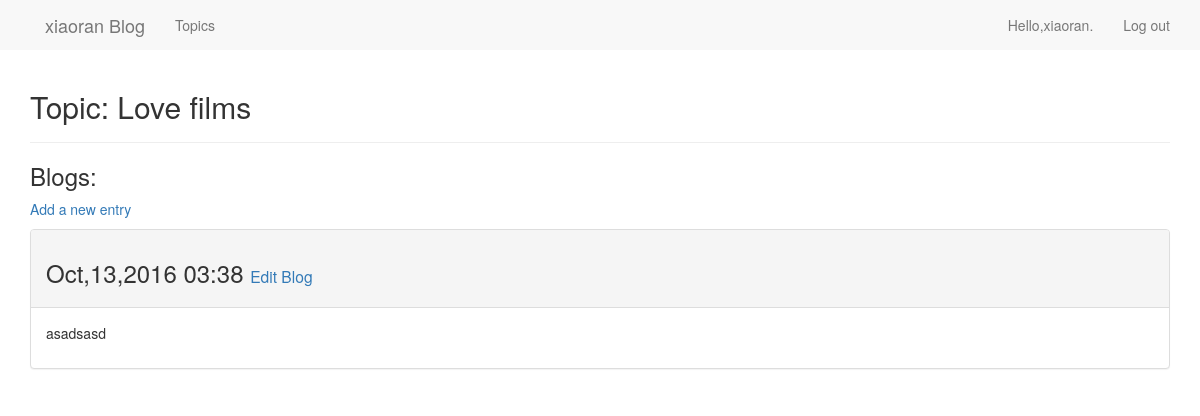
/topics/14/ (signed in), run on the app's committed database.
### learning_logs/models.py (models this page shows, shortened)
class Topic(models.Model):
    text = models.CharField(max_length=200)
    date_added = models.DateTimeField(auto_now_add=True)
    owner = models.ForeignKey(User)
    def __str__(self):
        return self.text

class Entry(models.Model):
    topic = models.ForeignKey(Topic)
    text = models.TextField()
    date_added = models.DateTimeField(auto_now_add=True)
    class Meta:
        verbose_name_plural = 'entries'

### learning_logs/views.py (the view)
# urls.py: url(r'^topics/(?P<topic_id>[0-9]+)/$', views.topic, name='topic'),
@login_required
def topic(request, topic_id):
    tp = Topic.objects.get(id=topic_id)
    if tp.owner != request.user:
        raise Http404
    else:
        entries = tp.entry_set.order_by('-date_added')
        context = {'topic': tp, 'entries': entries}
        return render(request, 'learning_logs/topic.html', context)

### learning_logs/templates/learning_logs/topic.html (shortened to what this page needs)
<!DOCTYPE html>
<html lang="en">
<head>
</head>
<body>
    {% extends 'learning_logs/base.html' %}
    {% load bootstrap3 %}
    {% block header %}
        <h2><p>Topic: {{topic}}</p></h2>
    {% endblock header %}
    {% block content %}
        <h3><p>Blogs:</p></h3>
        <p>
            <a href="{% url 'learning_logs:new_entry' topic.id %}">Add a new entry</a>
        </p>
        {% for entry in entries %}
            <div class="panel panel-default">
                <div class="panel-heading">
                    <h3>
                        {{ entry.date_added|date:'M,d,Y H:i' }}
                        <small>
                            <a href="{% url 'learning_logs:edit_entry' entry.id %}">Edit Blog</a>
                        </small>
                    </h3>
                </div>
                <div class="panel-body">
                    {{ entry.text|linebreaks }}
                </div>
            </div>
        {% empty %}
            There are no entries for this topic yet.
        {% endfor %}
{% endblock content %}

### learning_logs/templates/learning_logs/base.html (shortened to what this page needs)
<!DOCTYPE html>
<html lang="en">
<head>
    {% load bootstrap3 %}
    {% bootstrap_css %}
</head>
<body>
    <nav class="nabar navbar-default navbar-static-top">
        <div class="container">
            <div class="navbar-header">
                {% if user.is_authenticated %}
                    <a class="navbar-brand" href="{% url 'learning_logs:index' %}">{{user.username}} Blog</a>
                {% else %}
                    <a class="navbar-brand" href="{% url 'learning_logs:index' %}">Learning Blog</a>
                {% endif %}
            </div>
            <div id="navbar" class="navbar-collapse collapse">
               <ul class="nav navbar-nav">
                 <li>
                        <a href="{% url 'learning_logs:topics' %}">Topics</a>
                 </li>
               </ul>
               <ul class="nav navbar-nav navbar-right">
                   {% if user.is_authenticated %}
                        <li><a>Hello,{{user.username}}.</a></li>
                        <li><a href="{% url 'users:logout' %}">Log out</a></li>
                    {% else %}
                        <li><a href="{% url 'users:register' %}">Register</a></li>
                        <li><a href="{% url 'users:login' %}">Login</a></li>
                    {% endif %}
               </ul>
            </div>
        </div>
    </nav>
    <div class="container">
        <div class="page-header">
            {% block header %}
            {% endblock header %}
        </div>
        <div>
            {% block content %}
            {% endblock content %}
        </div>
    </div>
</body>
</html>

### data on the page
Topic: text "Love films"
Entry: date_added "Oct,13,2016 03:38", text "asadsasd"

### other printed values
{{ user.username }} "xiaoran"
